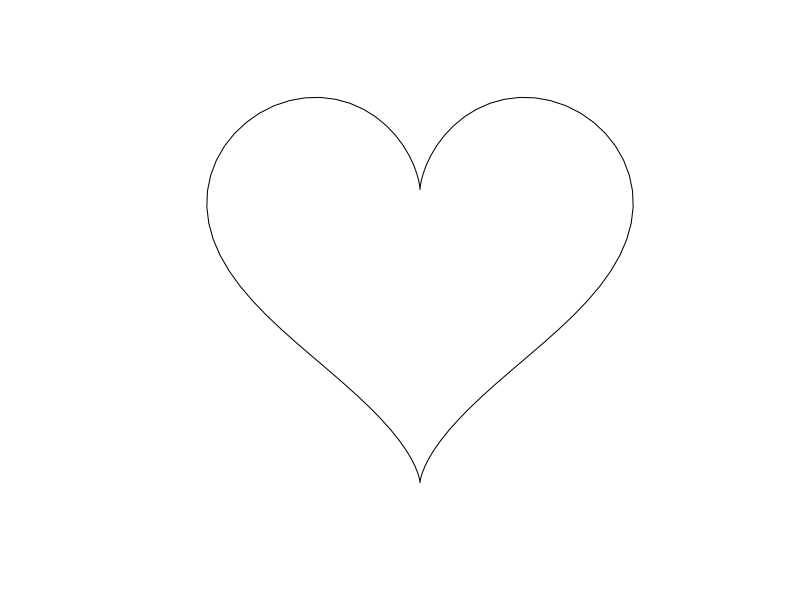
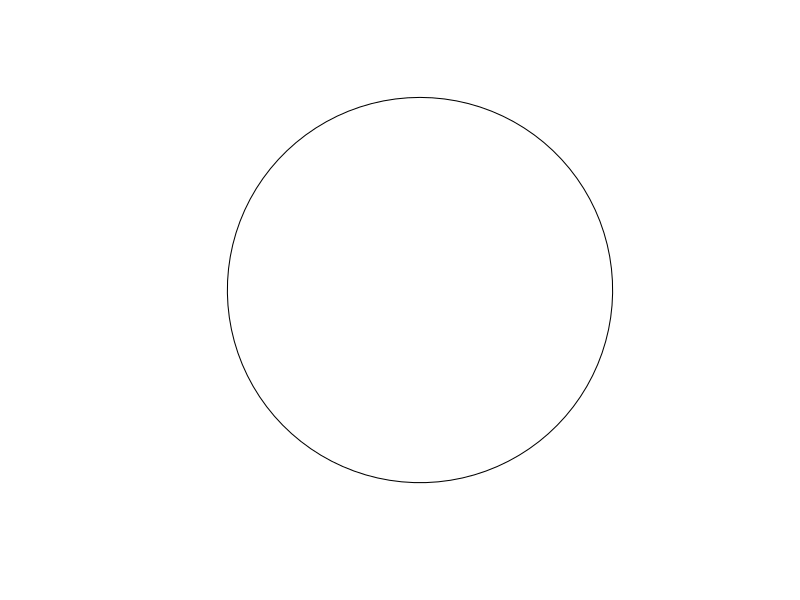
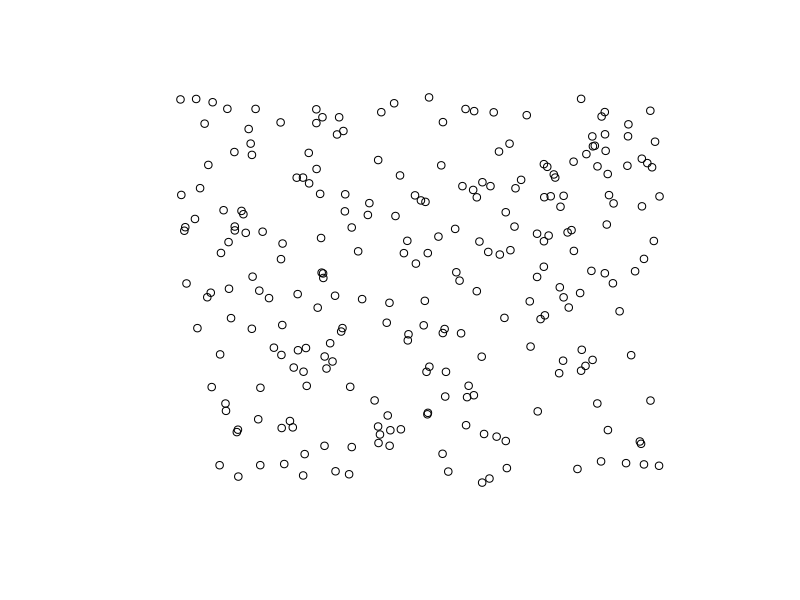
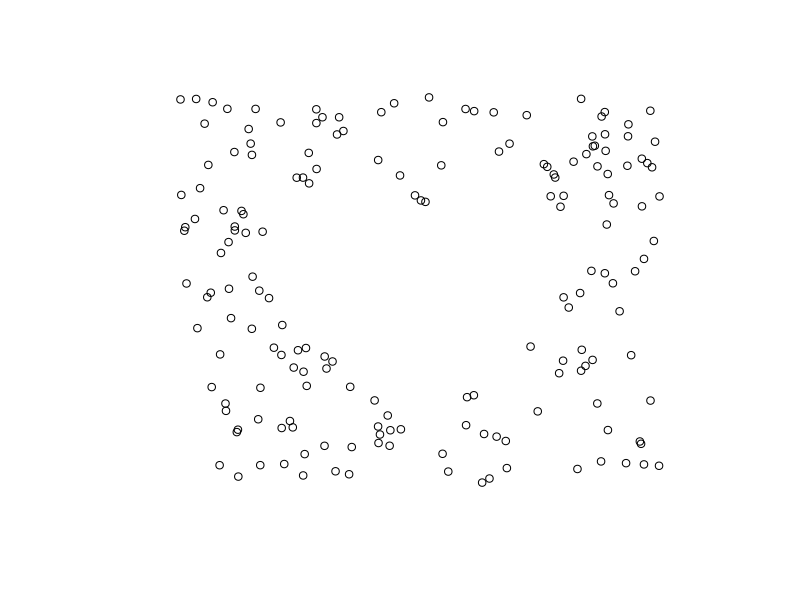
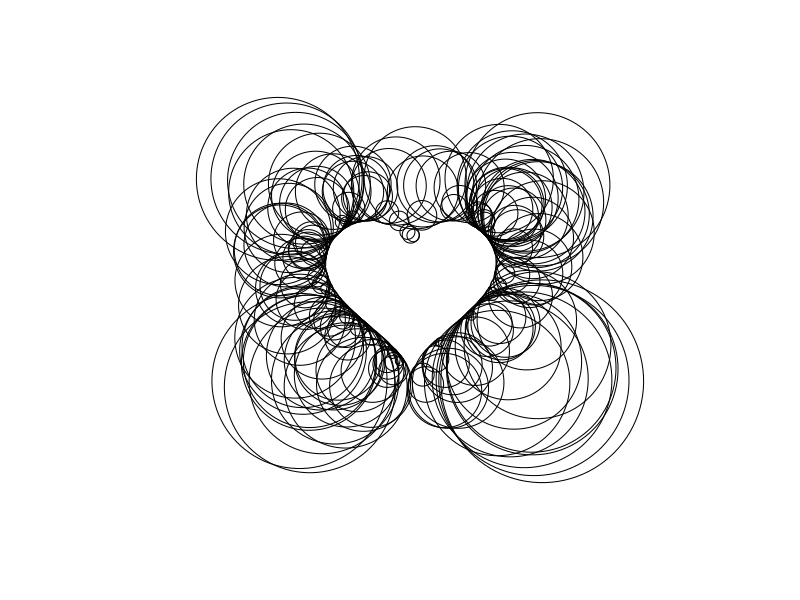
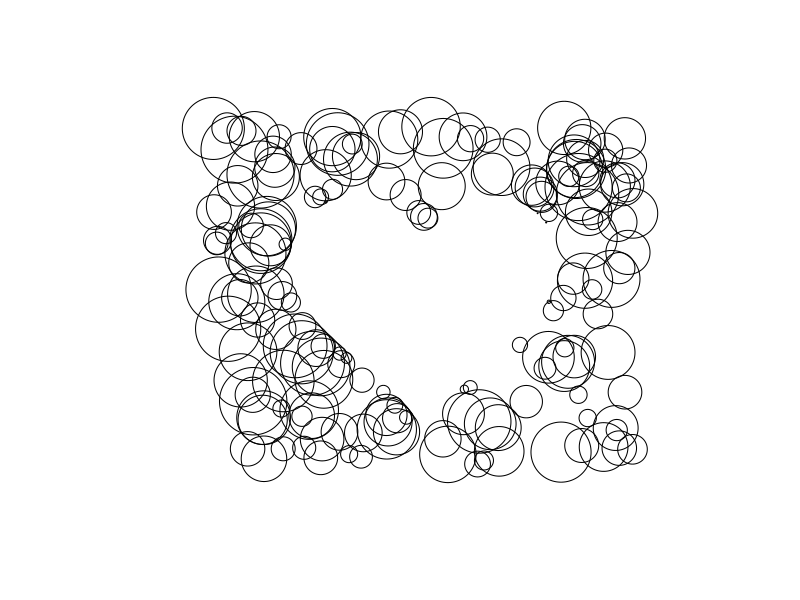

Source code (R) for these figures, in order: (Note: this script raises an error after producing the figures.)
## ---- chunk 1
library(knitr)
opts_chunk$set(
  echo = TRUE, 
  cache = TRUE,
  fig.width = 7, 
  fig.align = 'center',
  fig.asp = 0.618, # 1 / phi
  out.width = "700px")
knit_hooks$set(optipng = hook_optipng)
opts_chunk$set("optipng" = "-o5")
## ---- chunk 2
library(tidyverse)
library(sf)
library(patchwork)
## ---- chunk 3
heart_fun <- function(n) {
  t <- c(seq(0, 2 * pi, length.out = n), 0)
  
  out <- data.frame(
    x = c(16 * sin(t) ^ 3),
    y = 13 * cos(t) - 5 * cos(2 * t) - 2 * cos(3 * t) - cos(4 * t)
  )
  out <- as.matrix(out)
  out <- list(out)
  st_polygon(out)
}
## ---- chunk 4
heart_fun(100)
## ---- chunk 5
plot(heart_fun(100))
## ---- chunk 6
circle_fun <- function(n) {
  t <- c(seq(0, 2 * pi, length.out = n), 0)
  
  out <- data.frame(
    x = sin(t),
    y = cos(t)
  )
  out <- as.matrix(out)
  out <- list(out)
  st_polygon(out)
}

plot(circle_fun(100))
## ---- chunk 7
st_bbox(heart_fun(100))
## ---- chunk 8
circle <- circle_fun(100)
heart <- heart_fun(100)
## ---- chunk 9
points <- data.frame(x = runif(250, -25, 25),
                     y = runif(250, -20, 20)) %>% 
  sf::st_as_sf(coords = c(1, 2))

plot(points)
## ---- chunk 10
points <- points[!lengths(st_intersects(points, heart)), ]
plot(points)
## ---- chunk 11
all_polygons <- map(points[[1]],
    ~ (circle * st_distance(heart, .x, by_element = TRUE)) + .x) %>%
  st_sfc()
## ---- chunk 12
plot(all_polygons)
## ---- chunk 13
bound <- function(x, limit) {
  ifelse(x > limit, runif(1, limit / 4, limit), x)
}

all_polygons <- map(points[[1]],
    ~ (circle * bound(st_distance(heart, .x, by_element = TRUE), 4)) + .x) %>%
  st_sfc()

plot(all_polygons)
## ---- chunk 14
plotting_data <- data.frame(all_polygons) %>%
  mutate(x = map_dbl(geometry, ~st_centroid(.x)[[1]]),
         y = map_dbl(geometry, ~st_centroid(.x)[[2]])) 
## ---- chunk 15
plotting_data %>%
  ggplot() +
  geom_sf(aes(color = y), alpha = 0.2, fill = NA) +
  coord_sf(datum = NA) +
  theme_void() + 
  guides(color = "none")
## ---- chunk 16
circle_heart <- function(n, center_sf, outside_sf, outside_filter = "None", plotting_margin = 5, ...) {
  
  bound <- function(x, limit) {
    ifelse(x > limit, runif(1, limit / 4, limit), x)
  }
  
  range <- st_bbox(center_sf)
  points <- data.frame(x = runif(n, range[["xmin"]] - plotting_margin, 
                                    range[["xmax"]] + plotting_margin),
                       y = runif(n, range[["ymin"]] - plotting_margin, 
                                    range[["ymax"]] + plotting_margin)) %>% 
    sf::st_as_sf(coords = c(1, 2))
  
  if (outside_filter == "buffer") {
    points <- st_intersection(points, st_buffer(center_sf, plotting_margin))
  } 
  
  points <- points[!lengths(st_intersects(points, center_sf)), ]
  
  all_polygons <- map(points[[1]],
    ~ (outside_sf * bound(st_distance(center_sf, .x, by_element = TRUE), 4)) + .x) %>%
  st_sfc()
  
  plotting_data <- data.frame(all_polygons) %>%
  mutate(x = map_dbl(geometry, ~st_centroid(.x)[[1]]),
         y = map_dbl(geometry, ~st_centroid(.x)[[2]])) 
  
  plotting_data %>%
    ggplot() +
    geom_sf(...) +
    coord_sf(datum = NA) +
    theme_void()
}
## ---- chunk 17
circle_heart(300, heart_fun(100), circle_fun(100))
## ---- chunk 18
p1 <- circle_heart(300, heart_fun(100), circle_fun(100), 
                   plotting_margin = 10, fill = NA) +
  aes(color = sin(x / y)) +
  scale_color_viridis_c() +
  guides(color = "none")

p2 <- circle_heart(300, heart_fun(100), circle_fun(100), 
                   outside_filter = "buffer", plotting_margin = 10, color = NA, alpha = 0.4) +
  aes(fill = cos(x / y)) +
  scale_fill_viridis_c(option = "A") +
  guides(fill = "none")

p3 <- circle_heart(300, heart_fun(100), circle_fun(5), 
                   outside_filter = "buffer", plotting_margin = 10, color = NA, alpha = 0.4) +
  aes(fill = x + y) +
  scale_fill_gradient(low = "pink", high = "black") +
  guides(fill = "none")

p4 <- circle_heart(500, heart_fun(100), circle_fun(4), 
                   outside_filter = "buffer", plotting_margin = 10, color = NA, alpha = 0.4) +
  aes(fill = atan2(y, x)) +
  scale_fill_gradientn(colours = rainbow(256)) +
  guides(fill = "none")

p5 <- circle_heart(300, heart_fun(100), circle_fun(10), 
                   outside_filter = "buffer", plotting_margin = 10, color = NA, alpha = 0.4) +
  aes(fill = factor(floor(x * y) %% 8)) +
  scale_fill_brewer(palette = "Set1") +
  guides(fill = "none")

p6 <- circle_heart(500, heart_fun(100), heart_fun(100) / 20, 
                   outside_filter = "buffer", plotting_margin = 10, color = "grey70", alpha = 0.4) +
  aes(fill = (y %% 4) * (x %% 1)) +
  scale_fill_gradientn(colours = cm.colors(256)) +
  guides(fill = "none")

p1 + p2 + p3 + p4 + p5 + p6 + plot_layout(ncol = 3)
